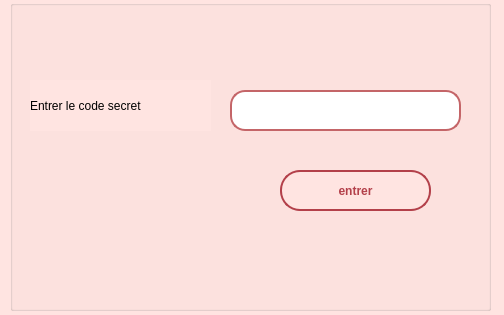
<?xml version="1.0" encoding="UTF-8"?>
<ui version="4.0">
 <class>Dialog</class>
 <widget class="QDialog" name="Dialog">
  <property name="geometry">
   <rect>
    <x>0</x>
    <y>0</y>
    <width>504</width>
    <height>315</height>
   </rect>
  </property>
  <property name="windowTitle">
   <string>Dialog</string>
  </property>
  <property name="styleSheet">
   <string notr="true">background-color : #ffe4e1 ;
</string>
  </property>
  <widget class="QGroupBox" name="groupBox_12">
   <property name="geometry">
    <rect>
     <x>10</x>
     <y>0</y>
     <width>481</width>
     <height>311</height>
    </rect>
   </property>
   <property name="title">
    <string/>
   </property>
   <widget class="QLabel" name="label_17">
    <property name="geometry">
     <rect>
      <x>20</x>
      <y>80</y>
      <width>181</width>
      <height>51</height>
     </rect>
    </property>
    <property name="styleSheet">
     <string notr="true">font: 75 10pt &quot;Source Code Pro&quot; bold;
border-color:none;</string>
    </property>
    <property name="text">
     <string>Entrer le code secret</string>
    </property>
   </widget>
   <widget class="QLineEdit" name="ldd">
    <property name="geometry">
     <rect>
      <x>220</x>
      <y>90</y>
      <width>231</width>
      <height>41</height>
     </rect>
    </property>
    <property name="styleSheet">
     <string notr="true">border-radius: 15px;
  border: 2px solid #C46568  ;
  /*border: 2px solid rgb(255, 126, 145);*/
  padding: 1px;
  width: 180px;
  height: 1px;
padding-left : 10px ;
background-color : white ;
</string>
    </property>
    <property name="echoMode">
     <enum>QLineEdit::Password</enum>
    </property>
   </widget>
   <widget class="QPushButton" name="ooo">
    <property name="geometry">
     <rect>
      <x>270</x>
      <y>170</y>
      <width>151</width>
      <height>41</height>
     </rect>
    </property>
    <property name="cursor">
     <cursorShape>PointingHandCursor</cursorShape>
    </property>
    <property name="styleSheet">
     <string notr="true">QPushButton
{font-weight : bold ;
border:2px solid #B3404A;
 color:#B3404A;
border-radius:20px;
background-color : #ffe4e1 ;}
QPushButton::hover
{
background-color:#B3404A;
color : #ffe4e1 ;
}
/*background-color : #ffe4e1 ;*/
</string>
    </property>
    <property name="text">
     <string>entrer</string>
    </property>
   </widget>
  </widget>
 </widget>
 <resources/>
 <connections/>
</ui>
